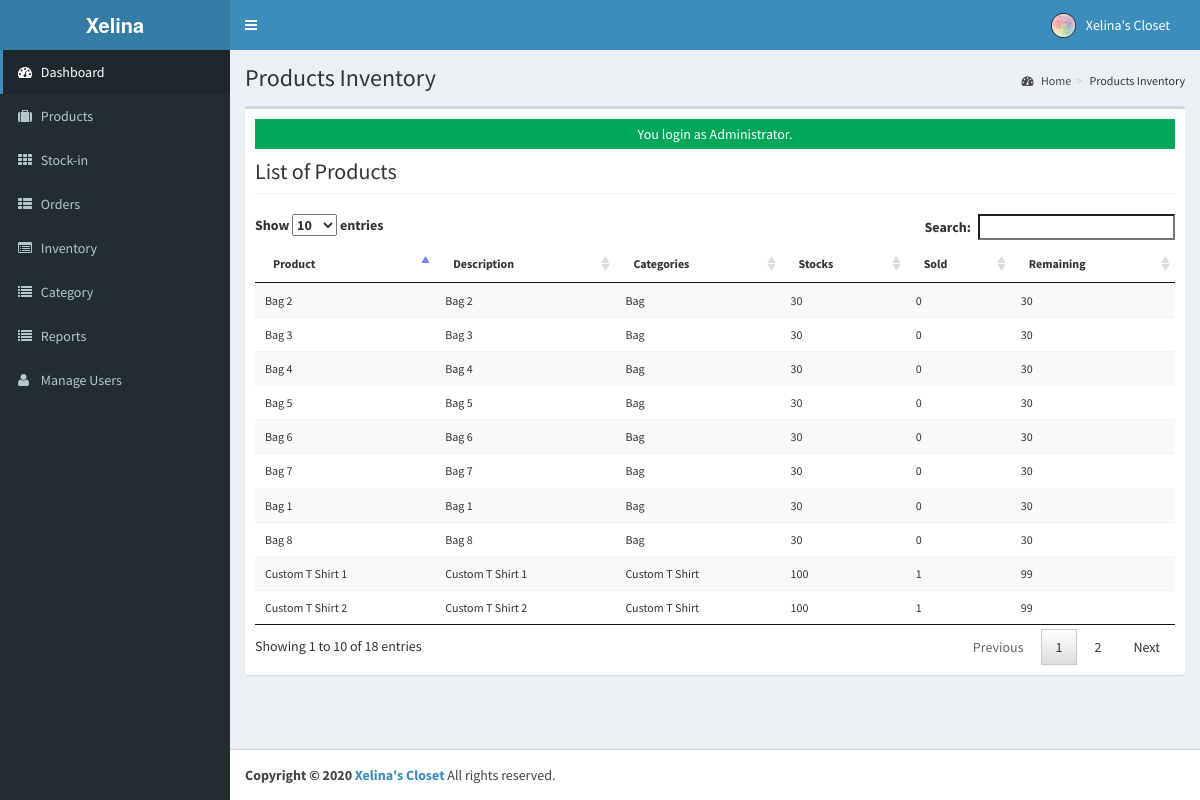
The app's page /admin/inventory/index.php (signed in) with its own data.
### tables this page shows
CREATE TABLE `tblusers` (
  `UserID` int(11) NOT NULL,
  `FullName` varchar(90) NOT NULL,
  `Username` varchar(90) NOT NULL,
  `Password` varchar(90) NOT NULL,
  `Role` varchar(90) NOT NULL,
  `PicLoc` text NOT NULL
);

CREATE TABLE `tblproduct` (
  `ProductID` int(11) NOT NULL,
  `ProductName` varchar(90) NOT NULL,
  `Description` varchar(90) NOT NULL,
  `Price` double NOT NULL,
  `DateExpire` date NOT NULL,
  `CategoryID` int(11) NOT NULL,
  `StoreID` int(11) NOT NULL,
  `Image1` text NOT NULL,
  `Image2` text NOT NULL,
  `Image3` text NOT NULL
);

CREATE TABLE `tblcategory` (
  `CategoryID` int(11) NOT NULL,
  `Categories` varchar(90) NOT NULL,
  `StoreID` int(11) NOT NULL
);

CREATE TABLE `tblinventory` (
  `TransID` int(11) NOT NULL,
  `ProductID` int(11) NOT NULL,
  `Stocks` int(11) NOT NULL,
  `Sold` int(11) NOT NULL,
  `Remaining` int(11) NOT NULL
);

### admin/inventory/index.php (called while the page is built, shortened)
<?php
 $title="Products Inventory";
require_once ("../theme/templates.php");
?>

### include/database.php (called while the page is built, shortened)
<?php
class Database {
	var $sql_string = '';
	private $conn;
	public function open_connection() {
		$this->conn = mysqli_connect(server,user,pass);
		if(!$this->conn){
			echo "Problem in database connection! Contact administrator!";
			exit();
		}else{
			$db_select = mysqli_select_db($this->conn,database_name);
		}
	}
	function setQuery($sql='') {
		$this->sql_string=$sql;
	}
	function executeQuery() {
		$result = mysqli_query($this->conn,$this->sql_string);
		return $result;
	}
	private function confirm_query($result) {
		return $result;
	}
	function loadResultList( $key='' ) {
		$cur = $this->executeQuery();
		$array = array();
		while ($row = mysqli_fetch_object($cur)) {
			if ($key) {
				$array[$row->$key] = $row;
			} else {
				$array[] = $row;
			}
		}
		return $array;
	}
	function loadSingleResult() {
		$cur = $this->executeQuery();
		while ($row = mysqli_fetch_object($cur)) {
		return $data = $row;
		}
	}
}
$mydb = new Database();
?>

### include/accounts.php (called while the page is built, shortened)
<?php
require_once(LIB_PATH.DS.'database.php');
class User {
	protected static  $tblname = "tblusers";
	function single_user($id=""){
			global $mydb;
			$mydb->setQuery("SELECT * FROM ".self::$tblname."
				Where UserID= '{$id}' LIMIT 1");
			$cur = $mydb->loadSingleResult();
			return $cur;
	}
}
?>

### include/function.php (called while the page is built, shortened)
<?php
function currentpage(){
		$this_page = $_SERVER['SCRIPT_NAME'];
	    $bits = explode('/',$this_page);
		 return $bits[3];
	}
		?>

### admin/inventory/list.php (the view, shortened to what this page needs)
<div class="row">
   <div class="col-lg-12">
           <h1 class="page-header">List of Products  </h1>
      		</div>
  		 </div>
					<form class="wow fadeInDownaction" action="controller.php?action=delete" Method="POST">
						<table id="dash-table" class="table table-striped  table-hover table-responsive" style="font-size:12px" cellspacing="0">
						  <thead>
						  	<tr>
								<th>Product</th>
								<th>Description</th>
								<th>Categories</th>
								<th>Stocks</th>
								<th>Sold</th>
								<th>Remaining</th>
						  	</tr>
						  </thead>
						  <tbody>
						  	<?php
						  		$mydb->setQuery("SELECT * FROM `tblproduct` p,`tblinventory` i, `tblcategory` c,`tblstore` s WHERE p.`ProductID`=i.`ProductID` AND p.`CategoryID`=c.`CategoryID` AND p.`StoreID`=s.`StoreID`AND s.StoreID=".$_SESSION['ADMIN_USERID']);
						  		$cur = $mydb->loadResultList();
								foreach ($cur as $result) {
						  		echo '<tr>';
						  		echo '<td>'. $result->ProductName.'</td>';
						  		echo '<td>' . $result->Description.'</a></td>';
						  		echo '<td>'. $result->Categories.'</td>';
						  		echo '<td>' . $result->Stocks.'</a></td>';
						  		echo '<td>' . $result->Sold.'</a></td>';
						  		echo '<td>'. $result->Remaining.'</td>';
						  		echo '</tr>';
						  	}
						  	?>
						  </tbody>
						</table>
						</form>

### admin/theme/templates.php (shortened to what this page needs)
<!DOCTYPE html>
<html>
    <head>
        <link rel="stylesheet" href="<?php echo web_root;?>bootstrap/css/bootstrap.min.css">
        <link rel="stylesheet" href="<?php echo web_root;?>plugins/font-awesome/css/font-awesome.min.css">
        <link rel="stylesheet" href="<?php echo web_root;?>dist/css/AdminLTE.min.css">
        <link rel="stylesheet" href="<?php echo web_root;?>dist/css/skins/_all-skins.min.css">
        <link rel="stylesheet" href="<?php echo web_root;?>plugins/iCheck/flat/blue.css">
        <link rel="stylesheet" href="<?php echo web_root;?>plugins/morris/morris.css">
        <link rel="stylesheet" href="<?php echo web_root;?>plugins/jvectormap/jquery-jvectormap-1.2.2.css">
        <link href="<?php echo web_root; ?>plugins/datepicker/bootstrap-datetimepicker.min.css" rel="stylesheet" media="screen">
        <link rel="stylesheet" href="<?php echo web_root;?>plugins/dataTables/jquery.dataTables.min.css">
        <link rel="stylesheet" href="<?php echo web_root; ?>plugins/select2/select2.css">
        <link rel="stylesheet" href="<?php echo web_root;?>plugins/bootstrap-wysihtml5/bootstrap3-wysihtml5.min.css">
    </head>
 <body class="hold-transition skin-blue fixed sidebar-mini">
<div class="wrapper">
  <header class="main-header">
    <a href="<?php echo web_root;?>" class="logo">
      <span class="logo-lg"><b>Xelina</b></span>
    </a>
    <nav class="navbar navbar-static-top" role="navigation">
      <a href="#" class="sidebar-toggle" data-toggle="offcanvas" role="button">
      </a>
      <div class="navbar-custom-menu">
        <ul class="nav navbar-nav">
          <?php
              $user = New User();
              $singleuser = $user->single_user($_SESSION['ADMIN_USERID']);
          ?>
          <li class="dropdown user user-menu" style="padding-right: 15px;"  >
            <a href="#" class="dropdown-toggle" data-toggle="dropdown">
              <img src="<?php echo web_root.'admin/user/'. $singleuser->PicLoc;?>" class="user-image" alt="User Image">
              <span class="hidden-xs"><?php echo $singleuser->FullName; ?></span>
            </a>
          </li>
        </ul>
      </div>
    </nav>
  </header>
  <aside class="main-sidebar">
    <section class="sidebar">
      <ul class="sidebar-menu">
        <li  class="<?php echo (currentpage() == 'index.php') ? "active" : false;?>" >
          <a href="<?php echo web_root ;?>admin/">
            <i class="fa fa-dashboard"></i> <span>Dashboard</span>
          </a>
        </li>
        <li class="<?php echo (currentpage() == 'products') ? "active" : false;?>" >
          <a href="<?php echo web_root ;?>admin/products/">
            <i class="fa fa-suitcase"></i> <span>Products</span>
          </a>
        </li>
        <li class="<?php echo (currentpage() == 'stockin') ? "active" : false;?>" >
          <a href="<?php echo web_root ;?>admin/stockin/">
            <i class="fa fa-th"></i> <span>Stock-in</span>
          </a>
        </li>
        <li class="<?php echo (currentpage() == 'orders') ? "active" : false;?>" >
          <a href="<?php echo web_root ;?>admin/orders/">
            <i class="fa fa-th-list"></i> <span>Orders</span>
          </a>
        </li>
        <li class="<?php echo (currentpage() == 'inventory') ? "active" : false;?>">
          <a href="<?php echo web_root; ?>admin/inventory/">
            <i class="fa fa-list-alt"></i> <span>Inventory</span> </a>
        </li>
        <li class="<?php echo (currentpage() == 'category') ? "active" : false;?>" >
          <a href="<?php echo web_root ;?>admin/category/">
            <i class="fa fa-list"></i> <span>Category</span>
          </a>
        </li>
        <li class="<?php echo (currentpage() == 'report_XD') ? "active" : false;?>" >
          <a href="<?php echo web_root ;?>admin/report_XD/">
            <i class="fa fa-list"></i> <span>Reports</span>
          </a>
        </li>
        <?php if ($_SESSION['ADMIN_ROLE']=='Administrator') { ?>
          <li class="<?php echo (currentpage() == 'user') ? "active" : false;?>">
          <a href="<?php echo web_root; ?>admin/user/">
            <i class="fa fa-user"></i> <span>Manage Users</span> </a>
        </li>
        <?php } ?>
      </ul>
    </section>
  </aside>
  <div class="content-wrapper">
  <section class="content-header">
      <h1>
        <?php echo isset($title) ? $title : ''; ?>
      </h1>
      <ol class="breadcrumb">
        <?php
          if ($title!='Home') {
            $active_title = '';
            if (isset($_GET['view'])) {
              $active_title = '<li class='.$active_title.'><a href="index.php">'.$title.'</a></li>';
            }else{
              $active_title = '<li class='.$active_title.'>'.$title.'</li>';
            }
            echo '<li><a href='.web_root.'admin/><i class="fa fa-dashboard"></i> Home</a></li>';
            echo  $active_title;
          }
        ?>
      </ol>
    </section>
         <section class="content">
          <div class="row">
            <div class="col-xs-12">
              <div class="box">
                <div class="box-body">
              <?php
               check_message();
               require_once $content;
               ?>
             </div>
             </div>
           </div>
         </div>
         </section>
 </div>
  <footer class="main-footer">
    <strong>Copyright &copy; 2020 <a href="https://www.facebook.com/Xelinascloset25">Xelina's Closet</a></strong> All rights
    reserved.
  </footer>
    </body>
</html>

### include/session.php (shortened to what this page needs)
		<?php
	function check_message(){
		if(isset($_SESSION['message'])){
			if(isset($_SESSION['msgtype'])){
				if ($_SESSION['msgtype']=="info"){
	 				echo  '<div class="alert-info" style="height:30px;text-align:center;padding:5px">'. $_SESSION['message'] . '</div>';
				}elseif($_SESSION['msgtype']=="error"){
					echo  '<div class="alert alert-danger" style="height:30px;text-align:center;padding:5px">' . $_SESSION['message'] . '</div>';
				}elseif($_SESSION['msgtype']=="success"){
					echo  '<div class="alert-success" style="height:30px;text-align:center;padding:5px">' . $_SESSION['message'] . '</div>';
				}
	   		}
		}
	}
?>

### records on screen
tblusers: PicLoc (picture), FullName "Xelina's Closet"
tblproduct: ProductName "Custom T Shirt 1", Description "Custom T Shirt 1", CategoryID.Categories "Custom T Shirt", tblinventory.Stocks "100", tblinventory.Sold "1", tblinventory.Remaining "99"
tblproduct: ProductName "Custom T Shirt 2", Description "Custom T Shirt 2", CategoryID.Categories "Custom T Shirt", tblinventory.Stocks "100", tblinventory.Sold "1", tblinventory.Remaining "99"
tblproduct: ProductName "Bag 1", Description "Bag 1", CategoryID.Categories "Bag", tblinventory.Stocks "30", tblinventory.Sold "0", tblinventory.Remaining "30"
tblproduct: ProductName "Bag 2", Description "Bag 2", CategoryID.Categories "Bag", tblinventory.Stocks "30", tblinventory.Sold "0", tblinventory.Remaining "30"
tblproduct: ProductName "Bag 3", Description "Bag 3", CategoryID.Categories "Bag", tblinventory.Stocks "30", tblinventory.Sold "0", tblinventory.Remaining "30"
tblproduct: ProductName "Bag 4", Description "Bag 4", CategoryID.Categories "Bag", tblinventory.Stocks "30", tblinventory.Sold "0", tblinventory.Remaining "30"
tblproduct: ProductName "Bag 5", Description "Bag 5", CategoryID.Categories "Bag", tblinventory.Stocks "30", tblinventory.Sold "0", tblinventory.Remaining "30"
tblproduct: ProductName "Bag 6", Description "Bag 6", CategoryID.Categories "Bag", tblinventory.Stocks "30", tblinventory.Sold "0", tblinventory.Remaining "30"
tblproduct: ProductName "Bag 7", Description "Bag 7", CategoryID.Categories "Bag", tblinventory.Stocks "30", tblinventory.Sold "0", tblinventory.Remaining "30"
tblproduct: ProductName "Bag 8", Description "Bag 8", CategoryID.Categories "Bag", tblinventory.Stocks "30", tblinventory.Sold "0", tblinventory.Remaining "30"

### other values on screen
$title "Products Inventory"
$_SESSION['message'] "You login as Administrator."
